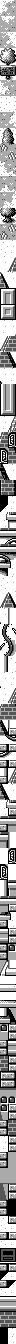

Below is a game level as drawn by its tile map, then a one-line description and the .tmx file that defines it, in full:
An orthogonal 2x168 tile map with 8x8 px tiles, 1 tile layer (metatiles), 3 tilesets.

<map height="168" orientation="orthogonal" renderorder="right-down" tileheight="8" tilewidth="8" width="2">
	<tileset firstgid="1" tilewidth="8" tileheight="8">
		<image source="../../../gfx/tilesets/image_16_4c50.png" />
	</tileset>
	<tileset firstgid="55" tilewidth="8" tileheight="8">
		<image source="../../../gfx/tilesets/gfx_019_6440.png" />
	</tileset>
	<tileset firstgid="129" tilewidth="8" tileheight="8">
		<image source="../../../gfx/tilesets/gfx_019_68e0.png" />
	</tileset>
	<layer height="168" id="1" name="metatiles" width="2">
		<data encoding="csv">
2, 4,
3, 5,
6, 8,
7, 9,
10, 12,
11, 13,
14, 16,
15, 17,
18, 20,
19, 21,
22, 24,
23, 25,
26, 28,
27, 29,
30, 31,
7, 32,
33, 35,
34, 36,
37, 38,
7, 39,
40, 42,
41, 43,
30, 38,
44, 45,
30, 47,
46, 48,
49, 51,
50, 52,
30, 39,
37, 53,
55, 57,
56, 58,
57, 60,
59, 61,
62, 57,
63, 64,
65, 67,
66, 68,
65, 67,
69, 70,
57, 57,
58, 71,
72, 74,
73, 75,
76, 77,
75, 78,
57, 57,
79, 58,
66, 68,
66, 68,
66, 68,
69, 70,
57, 80,
58, 81,
82, 84,
83, 85,
86, 88,
87, 75,
89, 57,
90, 91,
92, 94,
93, 95,
96, 57,
97, 58,
98, 99,
57, 100,
101, 101,
102, 103,
101, 101,
104, 105,
106, 108,
107, 57,
55, 57,
56, 59,
60, 62,
61, 63,
57, 109,
64, 109,
110, 112,
111, 113,
114, 116,
115, 117,
118, 55,
118, 59,
57, 57,
64, 58,
57, 72,
58, 73,
74, 76,
75, 75,
77, 109,
78, 119,
120, 122,
121, 119,
123, 124,
121, 119,
118, 72,
121, 73,
77, 57,
78, 91,
98, 99,
57, 119,
101, 101,
121, 125,
101, 109,
126, 109,
127, 84,
127, 85,
86, 127,
87, 127,
118, 101,
118, 128,
101, 101,
125, 119,
106, 108,
121, 57,
129, 119,
130, 119,
121, 131,
121, 132,
133, 109,
134, 135,
127, 127,
136, 137,
127, 127,
138, 139,
118, 141,
140, 142,
131, 119,
132, 119,
121, 129,
121, 130,
143, 119,
144, 119,
119, 121,
119, 121,
125, 125,
131, 131,
131, 119,
145, 119,
121, 143,
121, 144,
57, 119,
58, 119,
121, 132,
121, 132,
132, 132,
146, 146,
147, 119,
148, 119,
121, 96,
121, 96,
55, 119,
56, 58,
121, 119,
56, 58,
149, 151,
150, 152,
121, 119,
97, 58,
121, 97,
56, 58,
129, 129,
130, 130,
143, 143,
144, 144,
96, 57,
96, 57</data>
	</layer>
</map>
